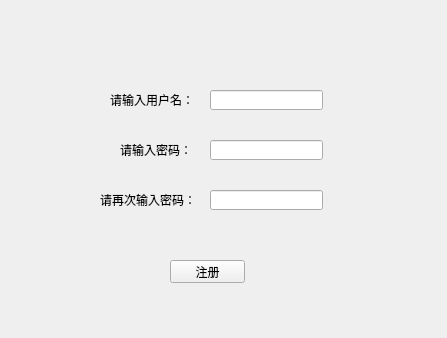
<?xml version="1.0" encoding="UTF-8"?>
<ui version="4.0">
 <class>zhuce</class>
 <widget class="QWidget" name="zhuce">
  <property name="geometry">
   <rect>
    <x>0</x>
    <y>0</y>
    <width>447</width>
    <height>338</height>
   </rect>
  </property>
  <property name="windowTitle">
   <string>Form</string>
  </property>
  <widget class="QLineEdit" name="lineEdit">
   <property name="geometry">
    <rect>
     <x>210</x>
     <y>90</y>
     <width>113</width>
     <height>20</height>
    </rect>
   </property>
  </widget>
  <widget class="QLineEdit" name="lineEdit_2">
   <property name="geometry">
    <rect>
     <x>210</x>
     <y>140</y>
     <width>113</width>
     <height>20</height>
    </rect>
   </property>
  </widget>
  <widget class="QLineEdit" name="lineEdit_3">
   <property name="geometry">
    <rect>
     <x>210</x>
     <y>190</y>
     <width>113</width>
     <height>20</height>
    </rect>
   </property>
  </widget>
  <widget class="QLabel" name="label">
   <property name="geometry">
    <rect>
     <x>110</x>
     <y>90</y>
     <width>91</width>
     <height>20</height>
    </rect>
   </property>
   <property name="text">
    <string>请输入用户名：</string>
   </property>
  </widget>
  <widget class="QLabel" name="label_2">
   <property name="geometry">
    <rect>
     <x>120</x>
     <y>140</y>
     <width>81</width>
     <height>20</height>
    </rect>
   </property>
   <property name="text">
    <string>请输入密码：</string>
   </property>
  </widget>
  <widget class="QLabel" name="label_3">
   <property name="geometry">
    <rect>
     <x>100</x>
     <y>190</y>
     <width>91</width>
     <height>20</height>
    </rect>
   </property>
   <property name="text">
    <string>请再次输入密码：</string>
   </property>
  </widget>
  <widget class="QPushButton" name="pushButton">
   <property name="geometry">
    <rect>
     <x>170</x>
     <y>260</y>
     <width>75</width>
     <height>23</height>
    </rect>
   </property>
   <property name="text">
    <string>注册</string>
   </property>
  </widget>
 </widget>
 <resources/>
 <connections/>
</ui>
